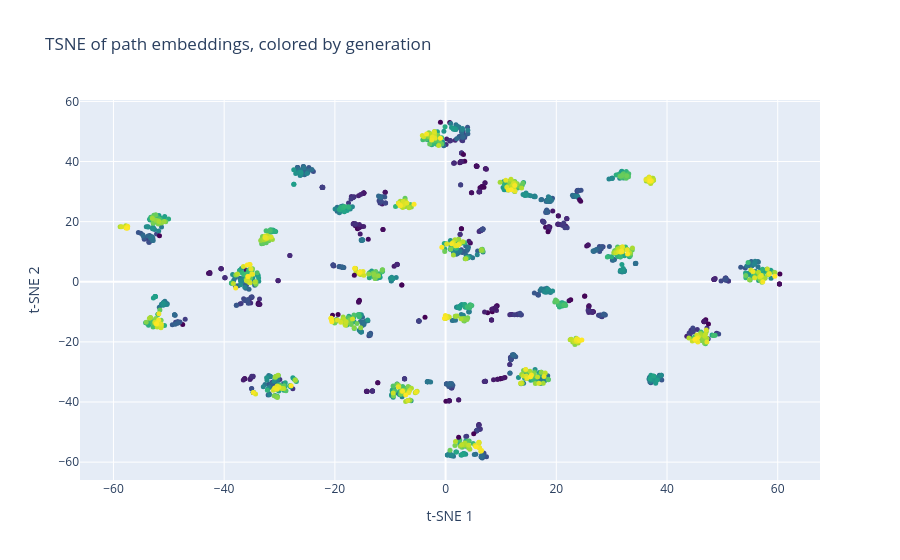

Notebook cell for this chart:
### Code cell
fig = go.Figure(data=go.Scatter(
    x=X_tsne[:, 0],
    y=X_tsne[:, 1],
    mode='markers',
    marker=dict(
        color=trajectories_df['generation'].values[row_ids],
        colorscale='viridis',
        size=5,
    ),
    hovertemplate='run_id: %{marker.color}<br>generation: %{customdata}<extra></extra>',
    customdata=trajectories_df['generation'].values[row_ids],
))
fig.update_layout(
    {
        'title': 'TSNE of path embeddings, colored by generation',
        'xaxis_title': 't-SNE 1',
        'yaxis_title': 't-SNE 2',
    }
)
fig.show()

### Figure 1 — Plotly figure (JSON) as saved in the notebook; plotly's stock layout.template omitted (floating-point values rounded to 4 significant figures; data arrays with more than 128 entries replaced by an {"elided": "..."} marker saying what was removed)
{"data": [{"customdata": {"elided": "2000 int values"}, "hovertemplate": "run_id: %{marker.color}<br>generation: %{customdata}<extra></extra>", "marker": {"color": {"elided": "2000 int values"}, "colorscale": [[0, "#440154"], [0.1111, "#482878"], [0.2222, "#3e4989"], [0.3333, "#31688e"], [0.4444, "#26828e"], [0.5556, "#1f9e89"], [0.6667, "#35b779"], [0.7778, "#6ece58"], [0.8889, "#b5de2b"], [1, "#fde725"]], "size": 5}, "mode": "markers", "type": "scatter", "x": {"elided": "2000 float values"}, "y": {"elided": "2000 float values"}}], "layout": {"title": {"text": "TSNE of path embeddings, colored by generation"}, "xaxis": {"title": {"text": "t-SNE 1"}}, "yaxis": {"title": {"text": "t-SNE 2"}}}}
